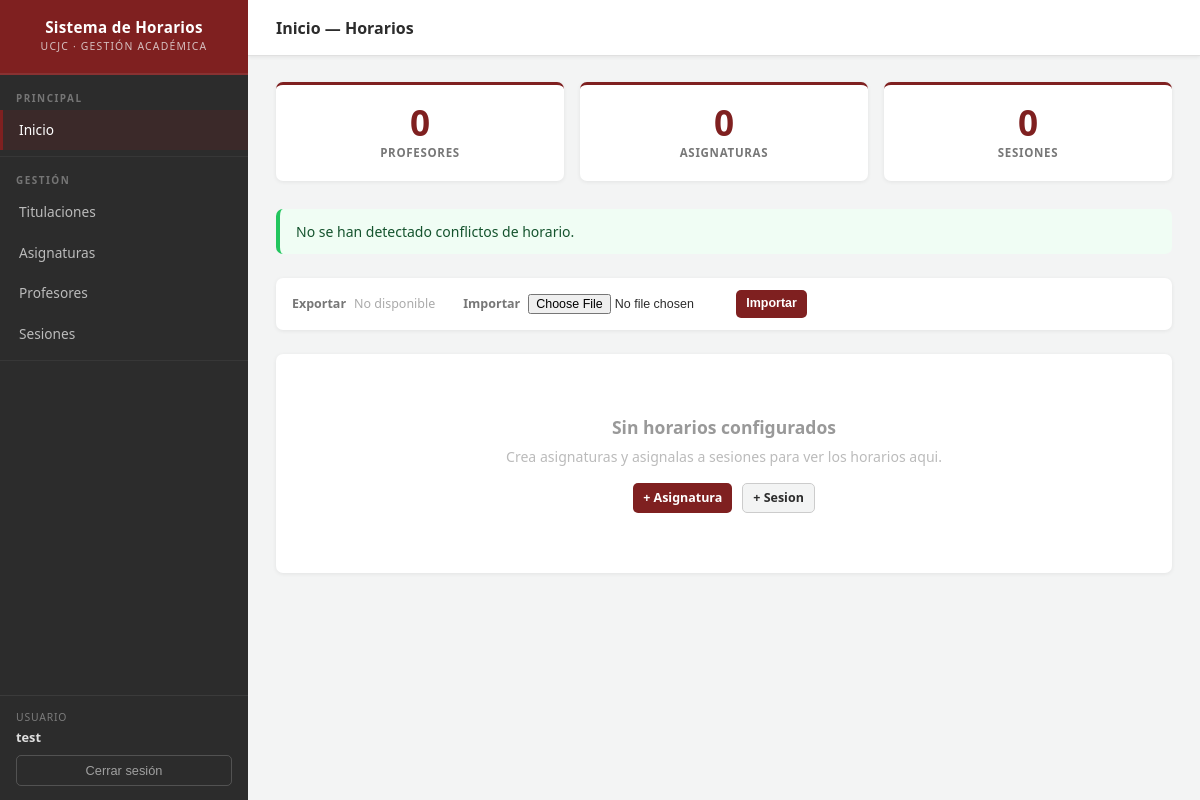
The app's page /horarios/ (signed in), older data.
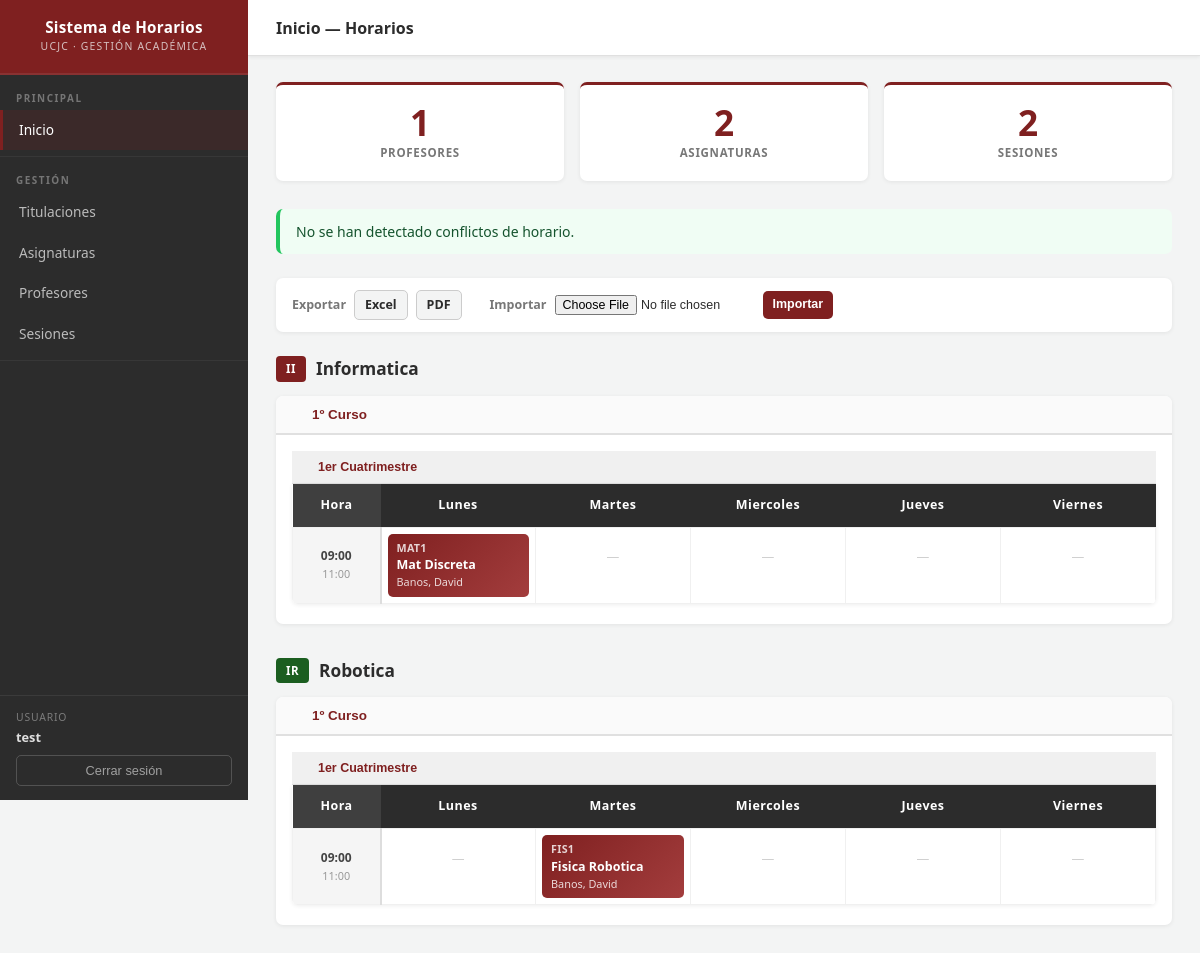
The same page, newer data.
### horarios/models.py (models this page shows, shortened)
class Titulacion(models.Model):
    codigo = models.CharField(max_length=10, verbose_name='Código')
    nombre = models.CharField(max_length=200, verbose_name='Nombre')
    creado_por = models.ForeignKey(
        settings.AUTH_USER_MODEL,
        on_delete=models.CASCADE,
        related_name='titulaciones',
        null=True,
    )
    class Meta:
        ordering = ['nombre']
        verbose_name = 'Titulación'
        verbose_name_plural = 'Titulaciones'
        unique_together = [['codigo', 'creado_por']]

class Sesion(models.Model):
    DIAS_SEMANA = [
        ('LUN', 'Lunes'),
        ('MAR', 'Martes'),
        ('MIE', 'Miércoles'),
        ('JUE', 'Jueves'),
        ('VIE', 'Viernes'),
    ]
    dia = models.CharField(max_length=3, choices=DIAS_SEMANA)
    hora_inicio = models.TimeField()
    hora_fin = models.TimeField()
    creado_por = models.ForeignKey(
        settings.AUTH_USER_MODEL,
        on_delete=models.CASCADE,
        related_name='sesiones_propias',
        null=True,
    )
    class Meta:
        ordering = ['dia', 'hora_inicio']

class Asignatura(models.Model):
    CURSOS = [
        (1, '1º Curso'),
        (2, '2º Curso'),
        (3, '3º Curso'),
        (4, '4º Curso'),
        (5, '5º Curso'),
    ]
    CUATRIMESTRES = [
        (1, '1er Cuatrimestre'),
        (2, '2do Cuatrimestre'),
    ]
    nombre = models.CharField(max_length=200)
    codigo = models.CharField(max_length=20)
    titulacion = models.ForeignKey(
        Titulacion,
        on_delete=models.PROTECT,
        related_name='asignaturas',
        verbose_name='Titulación',
    )
    curso = models.IntegerField(choices=CURSOS)
    cuatrimestre = models.IntegerField(
        choices=CUATRIMESTRES, default=1, verbose_name='Cuatrimestre'
    )
    es_electiva = models.BooleanField(
        default=False,
        verbose_name='Es electiva',
        help_text='Las asignaturas electivas pueden compartir franja horaria con otras electivas del mismo curso y cuatrimestre.',
    )
    profesor = models.ForeignKey(
        Profesor,
        on_delete=models.SET_NULL,
        null=True,
        blank=True,
        related_name='asignaturas',
    )
    sesiones = models.ManyToManyField(Sesion, blank=True)
    creado_por = models.ForeignKey(
        settings.AUTH_USER_MODEL,
        on_delete=models.CASCADE,
        related_name='asignaturas_propias',
        null=True,
    )
    class Meta:
        unique_together = [['codigo', 'creado_por']]

### horarios/views.py (the view, shortened to what this page needs)
# urls.py: path('', views.index, name='index'),
@login_required
def index(request):
    user = request.user
    num_profesores = Profesor.objects.filter(creado_por=user).count()
    num_asignaturas = Asignatura.objects.filter(creado_por=user).count()
    num_sesiones = Sesion.objects.filter(creado_por=user).count()
    num_visits = request.session.get('num_visits', 0) + 1
    request.session['num_visits'] = num_visits
    conflictos = detectar_conflictos(user)
    horarios_titulaciones = generar_horarios_por_titulacion(user)
    puede_exportar = not conflictos and (
        num_profesores or num_asignaturas or num_sesiones
    )
    import_form = None
    if import_form is None:
        import_form = ImportHorarioForm()
    return render(request, 'index.html', {
        'num_profesores': num_profesores,
        'num_asignaturas': num_asignaturas,
        'num_sesiones': num_sesiones,
        'num_visits': num_visits,
        'conflictos': conflictos,
        'horarios_titulaciones': horarios_titulaciones,
        'puede_exportar': puede_exportar,
        'import_form': import_form,
    })

### horarios/forms.py (shortened to what this page needs)
class ImportHorarioForm(forms.Form):
    archivo = forms.FileField(
        label='Archivo Excel',
        help_text='Selecciona un archivo .xlsx exportado desde este sistema.',
        widget=forms.ClearableFileInput(attrs={'class': 'form-control', 'accept': '.xlsx'}),
    )

### horarios/models.py (called while the page is built)
    def __str__(self):
        return f"{self.apellidos}, {self.nombre}"

### horarios/templates/index.html (shortened to what this page needs)
{% extends "base_generic.html" %}
{% block page_title %}Inicio — Horarios{% endblock %}
{% block content %}
<div class="stats-grid">
  <div class="stat-card">
    <div class="stat-number">{{ num_profesores }}</div>
    <div class="stat-label">Profesores</div>
  </div>
  <div class="stat-card">
    <div class="stat-number">{{ num_asignaturas }}</div>
    <div class="stat-label">Asignaturas</div>
  </div>
  <div class="stat-card">
    <div class="stat-number">{{ num_sesiones }}</div>
    <div class="stat-label">Sesiones</div>
  </div>
</div>
{% if conflictos %}
<div class="alert alert-danger" style="margin-bottom: 24px;">
  <div>
    <strong>Se han detectado {{ conflictos|length }} conflicto(s) de horario:</strong>
    <ul style="margin: 8px 0 0 18px; padding: 0;">
      {% for c in conflictos %}<li>{{ c }}</li>{% endfor %}
    </ul>
  </div>
</div>
{% else %}
<div class="alert alert-success" style="margin-bottom: 24px;">
  No se han detectado conflictos de horario.
</div>
{% endif %}
<div class="ie-bar">
  <div class="ie-row">
    <span class="ie-label">Exportar</span>
    {% if puede_exportar %}
    <a href="{% url 'horario-export' 'excel' %}" class="btn btn-secondary btn-sm">Excel</a>
    <a href="{% url 'horario-export' 'pdf' %}" class="btn btn-secondary btn-sm">PDF</a>
    {% else %}
    <span class="ie-note">No disponible</span>
    {% endif %}
  </div>
  <div class="ie-row">
    <span class="ie-label">Importar</span>
    <form method="post" enctype="multipart/form-data" class="ie-import">
      <input type="file" name="archivo" id="id_archivo" accept=".xlsx" class="ie-file">
      <button type="submit" class="btn btn-primary btn-sm">Importar</button>
    </form>
  </div>
</div>
{% if horarios_titulaciones %}
  {% for tit in horarios_titulaciones %}
  <div class="titulacion-block">
    <div class="titulacion-heading">
      <span class="tit-badge {{ tit.codigo }}">{{ tit.codigo }}</span>
      <h3>{{ tit.nombre }}</h3>
    </div>
    <div class="card">
      <div class="tab-bar">
        {% for curso in tit.cursos %}
        <button
          class="tab-btn {% if forloop.first %}active{% endif %}"
          onclick="switchCursoTab('{{ tit.codigo }}', {{ curso.numero }}, this)">
          {{ curso.nombre }}
        </button>
        {% endfor %}
      </div>
      <div class="tab-panels">
        {% for curso in tit.cursos %}
        <div class="tab-panel {% if forloop.first %}active{% endif %}"
             id="curso-{{ tit.codigo }}-{{ curso.numero }}">
          <div class="tab-bar tab-bar-sub">
            {% for cuat in curso.cuatrimestres %}
            <button
              class="tab-btn {% if forloop.first %}active{% endif %}"
              onclick="switchCuatrimestreTab('{{ tit.codigo }}', {{ curso.numero }}, {{ cuat.numero }}, this)">
              {{ cuat.nombre }}
            </button>
            {% endfor %}
          </div>
          <div class="tab-panels tab-panels-sub">
            {% for cuat in curso.cuatrimestres %}
            <div class="tab-panel {% if forloop.first %}active{% endif %}"
                 id="cuat-{{ tit.codigo }}-{{ curso.numero }}-{{ cuat.numero }}">
              {% if cuat.horario %}
              <div class="table-wrapper" style="border-radius: 0 0 6px 6px;">
                <table class="schedule-table">
                  <thead>
                    <tr>
                      <th>Hora</th>
                      <th>Lunes</th>
                      <th>Martes</th>
                      <th>Miercoles</th>
                      <th>Jueves</th>
                      <th>Viernes</th>
                    </tr>
                  </thead>
                  <tbody>
                    {% for fila in cuat.horario %}
                    <tr>
                      <td class="time-col">
                        {{ fila.hora_inicio|time:"H:i" }}
                        <span class="time-end">{{ fila.hora_fin|time:"H:i" }}</span>
                      </td>
                      {% for dia_slot in fila.dias %}
                      <td>
                        {% if dia_slot.asignaturas %}
                          {% for asig in dia_slot.asignaturas %}
                          <div class="schedule-cell {% if asig.es_electiva %}electiva{% endif %}">
                            <div class="cell-code">{{ asig.codigo }}</div>
                            <div class="cell-name">{{ asig.nombre }}</div>
                            <div class="cell-prof">{{ asig.profesor }}</div>
                          </div>
                          {% endfor %}
                        {% else %}
                          <div class="empty-slot">—</div>
                        {% endif %}
                      </td>
                      {% endfor %}
                    </tr>
                    {% endfor %}
                  </tbody>
                </table>
              </div>
              {% else %}
              <div class="empty-state" style="padding: 24px;">
                <p>No hay sesiones programadas para este cuatrimestre.</p>
              </div>
              {% endif %}
            </div>
            {% endfor %}
          </div>
        </div>
        {% endfor %}
      </div>
    </div>
  </div>
  {% endfor %}
{% else %}
<div class="card">
  <div class="card-body">
    <div class="empty-state">
      <h3 style="color: #999;">Sin horarios configurados</h3>
      <p>Crea asignaturas y asignalas a sesiones para ver los horarios aqui.</p>
      <div style="margin-top: 16px; display: flex; gap: 10px; justify-content: center;">
        <a href="{% url 'asignatura-create' %}" class="btn btn-primary btn-sm">+ Asignatura</a>
        <a href="{% url 'sesion-create' %}" class="btn btn-secondary btn-sm">+ Sesion</a>
      </div>
    </div>
  </div>
</div>
{% endif %}
{% endblock %}

### horarios/templates/base_generic.html (shortened to what this page needs)
{% load static %}
<!DOCTYPE html>
<html lang="es">
<head>
  <link rel="stylesheet" href="{% static 'css/style.css' %}?v=7">
</head>
<body>
<div class="layout">
  <aside class="sidebar">
    <div class="sidebar-brand">
      <div class="brand-title">Sistema de Horarios</div>
      <span class="brand-sub">UCJC · Gestión Académica</span>
    </div>
    <div class="sidebar-section">
      <p class="sidebar-section-label">Principal</p>
      <nav>
        <a href="{% url 'index' %}"
           {% if request.resolver_match.url_name == 'index' %}class="active"{% endif %}>
          Inicio
        </a>
      </nav>
    </div>
    <div class="sidebar-section">
      <p class="sidebar-section-label">Gestión</p>
      <nav>
        <a href="{% url 'titulaciones' %}"
           {% if 'titulacion' in request.resolver_match.url_name %}class="active"{% endif %}>
          Titulaciones
        </a>
        <a href="{% url 'asignaturas' %}"
           {% if 'asignatura' in request.resolver_match.url_name %}class="active"{% endif %}>
          Asignaturas
        </a>
        <a href="{% url 'profesores' %}"
           {% if 'profesor' in request.resolver_match.url_name %}class="active"{% endif %}>
          Profesores
        </a>
        <a href="{% url 'sesiones' %}"
           {% if 'sesion' in request.resolver_match.url_name %}class="active"{% endif %}>
          Sesiones
        </a>
      </nav>
    </div>
    <div class="sidebar-user">
      {% if user.is_authenticated %}
        <span class="user-label">Usuario</span>
        <span class="user-name">{{ user.get_username }}</span>
        <form action="{% url 'logout' %}" method="post">
          <button type="submit" class="btn-logout">Cerrar sesión</button>
        </form>
      {% else %}
        <a href="{% url 'login' %}?next={{ request.path }}" class="sidebar-login-link">
          Iniciar sesión
        </a>
      {% endif %}
    </div>
  </aside>
  <div class="main-wrapper">
    <div class="top-bar">
      <div class="top-bar-title">{% block page_title %}Sistema de Horarios{% endblock %}</div>
    </div>
    <div class="page-body">
      {% block content %}{% endblock %}
    </div>
  </div>
</div>
</body>
</html>

Row changes from the older to the newer data that the page shows:
added Titulacion: codigo "II", nombre "Informatica"
added Sesion: hora_inicio "09:00", hora_fin "11:00"
added Asignatura: codigo "MAT1", nombre "Mat Discreta"
added Titulacion: codigo "IR", nombre "Robotica"
added Sesion: hora_inicio "09:00", hora_fin "11:00"
added Asignatura: codigo "FIS1", nombre "Fisica Robotica"
Text that changed along with them:
{{ num_profesores }}: "0" → "1"
{{ num_asignaturas }}: "0" → "2"
{{ num_sesiones }}: "0" → "2"
text no longer shown: "No disponible Sin horarios configurados Crea asignaturas y asignalas a sesiones para ver los horarios aqui. + Asignatura + Sesion"
text now shown: "Excel PDF"
new list line: "1º Curso 1er Cuatrimestre Hora Lunes Martes Miercoles Jueves Viernes Banos, David — — — —"
new list line: "1º Curso 1er Cuatrimestre Hora Lunes Martes Miercoles Jueves Viernes — Banos, David — — —"
